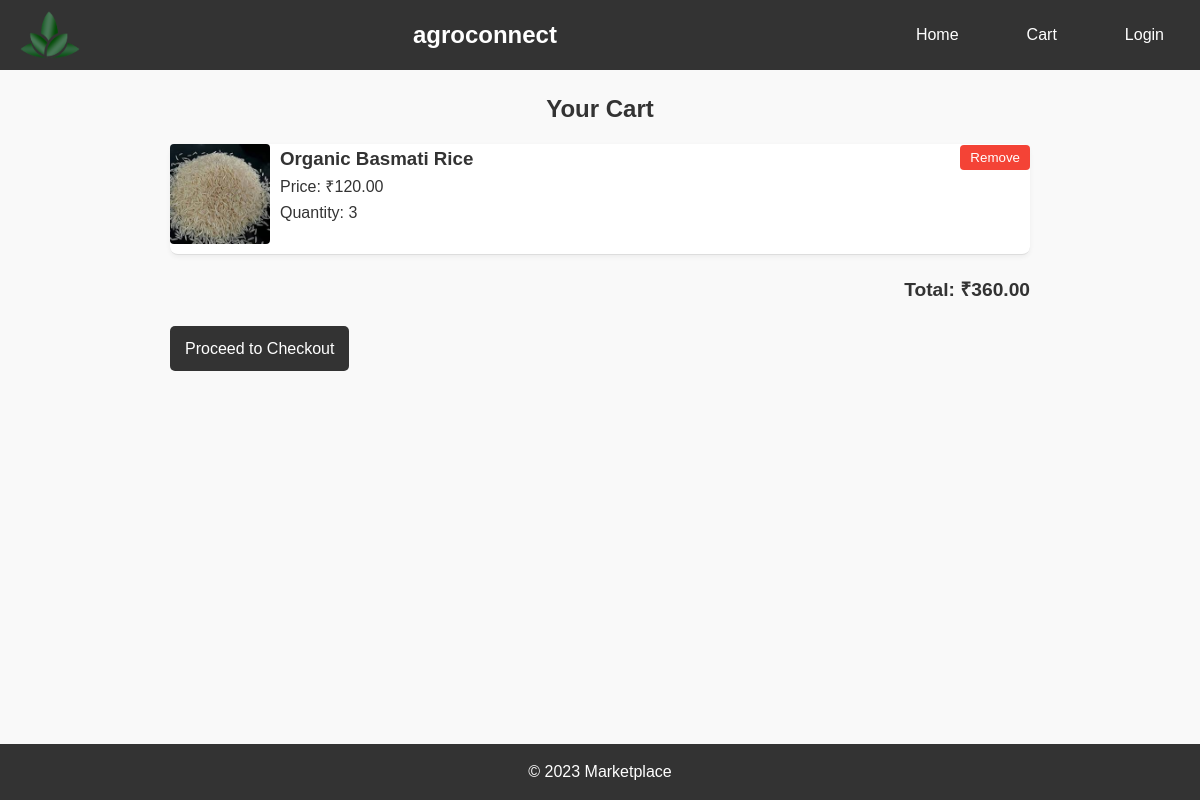
The page /cart.php (signed in) on the database its author committed.
### tables this page shows
CREATE TABLE `cart` (
  `id` int(11) NOT NULL,
  `user_id` int(11) NOT NULL,
  `product_id` int(11) NOT NULL,
  `quantity` int(11) DEFAULT 1
);

CREATE TABLE `products` (
  `id` int(11) NOT NULL,
  `name` varchar(255) NOT NULL,
  `description` text DEFAULT NULL,
  `price` decimal(10,2) NOT NULL,
  `image` varchar(255) DEFAULT NULL,
  `seller_id` int(11) NOT NULL
);

### cart.php (the view, shortened to what this page needs)
<?php
$user_id = $_SESSION['user_id'];
$servername = "localhost";
$username = "root";
$password = "";
$dbname = "marketplace";
$conn = new mysqli($servername, $username, $password, $dbname);
$sql = "SELECT cart.id, cart.quantity, products.id AS product_id, products.name, products.price, products.image
        FROM cart
        JOIN products ON cart.product_id = products.id
        WHERE cart.user_id = ?";
$stmt = $conn->prepare($sql);
$stmt->bind_param("i", $user_id);
$stmt->execute();
$result = $stmt->get_result();
$cart_items = [];
$total_price = 0;
while ($row = $result->fetch_assoc()) {
    $cart_items[] = $row;
    $total_price += $row['price'] * $row['quantity'];
}
?>
<!DOCTYPE html>
<html lang="en">
<head>
    <link rel="stylesheet" href="style.css">
</head>
<body>
    <header>
        <img src="logo.png" alt="logo">
        <h1>agroconnect</h1>
        <nav>
            <a href="index.php">Home</a>
            <a href="cart.php">Cart</a>
            <a href="login.php">Login</a>
        </nav>
    </header>
    <main>
        <h2>Your Cart</h2>
        <?php if (empty($cart_items)): ?>
            <p>No items in your cart.</p>
        <?php else: ?>
            <?php foreach ($cart_items as $item): ?>
                <div class="cart-item">
                    <img src="<?= $item['image'] ?>" alt="<?= $item['name'] ?>">
                    <div class="details">
                        <h3><?= $item['name'] ?></h3>
                        <p>Price: &#8377;<?= $item['price'] ?></p>
                        <p>Quantity: <?= $item['quantity'] ?></p>
                    </div>
                    <form action="remove_from_cart.php" method="POST">
                        <button type="submit">Remove</button>
                    </form>
                </div>
            <?php endforeach; ?>
            <div class="total-price">
                <p>Total: ₹<?= number_format($total_price, 2) ?></p>
            </div>
            <a href="checkout.php" class="checkout-btn">Proceed to Checkout</a>
        <?php endif; ?>
    </main>
    <footer>
        <p>&copy; 2023 Marketplace</p>
    </footer>
</body>
</html>

### style.css (style rules this page uses)
* { margin: 0; padding: 0; box-sizing: border-box; }
body { font-family: Arial, sans-serif; line-height: 1.6; background-color: #f4f4f4; color: #333; }
header { background: #333; color: #fff; width: 100%; padding: 1rem 0; position: sticky; top: 0; z-index: 1000; display: flex; justify-content: space-between; align-items: center; padding: 1rem 2rem; }
header h1 { margin: 0; }
nav { display: flex; gap: 1rem; }
nav a { color: #fff; text-decoration: none; padding: 0.5rem 1rem; border-radius: 5px; transition: background 0.3s; }
main { padding: 2rem; }
h2 { text-align: center; margin-bottom: 1rem; }
footer { background: #333; color: white; text-align: center; padding: 15px 0; width: 100%; }
footer p { margin: 0; }

### cart.php (style rules this page uses)
* { box-sizing: border-box; }
html, body { height: 100%; margin: 0; font-family: Arial, sans-serif; display: flex; flex-direction: column; background-color: #f9f9f9; }
main { flex: 1; padding: 20px; max-width: 900px; margin: auto; width: 100%; }
.cart-item { display: flex; justify-content: space-between; align-items: flex-start; margin-bottom: 20px; border-bottom: 1px solid #ddd; padding-bottom: 10px; background-color: #fff; border-radius: 8px; box-shadow: 0 2px 5px rgba(0, 0, 0, 0.05); }
.cart-item img { width: 100px; height: auto; border-radius: 4px; }
.cart-item .details { flex: 1; padding-left: 10px; }
.cart-item button { background-color: #f44336; color: white; border: none; padding: 5px 10px; cursor: pointer; border-radius: 4px; }
.total-price { margin-top: 20px; font-size: 1.2em; font-weight: bold; text-align: right; }
.checkout-btn { display: inline-block; padding: 10px 15px; background-color: #333; color: white; text-decoration: none; border-radius: 5px; margin-top: 20px; text-align: center; }
header { background: #333; color: white; padding: 10px 20px; display: flex; align-items: center; justify-content: space-between; }
header img { width: 60px; height: 50px; margin-right: 10px; }
header h1 { margin: 0; font-size: 24px; }
nav a { color: white; text-decoration: none; margin-left: 20px; }
footer { background: #333; color: white; text-align: center; padding: 15px 0; width: 100%; }

### rows shown on the page
cart: product.image (picture), product.name "Organic Basmati Rice", product.price "120.00", quantity "3"

### other values the page prints
$total_price "360.00"
